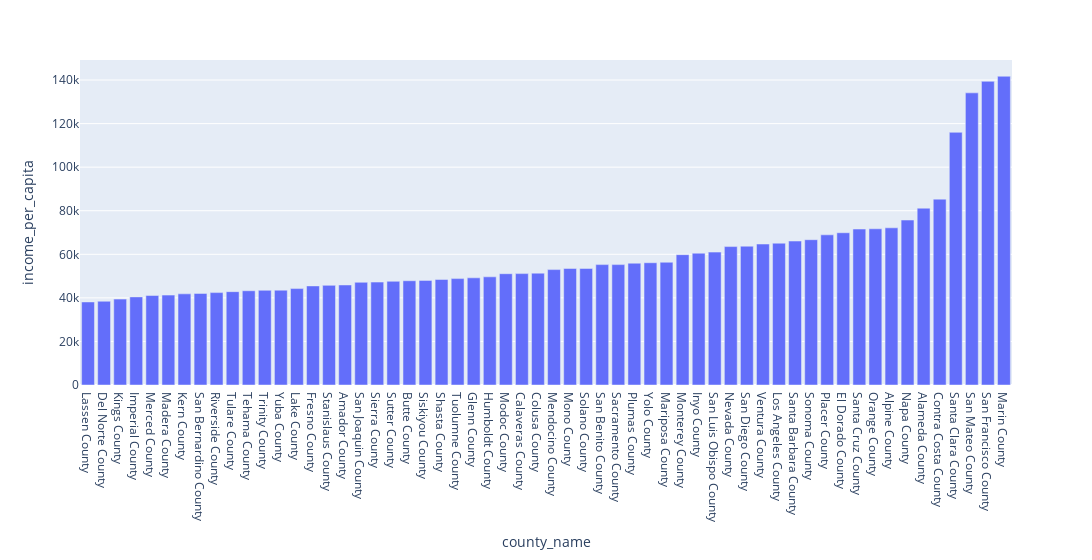

Notebook code cell kept with this figure:
### Code cell
attributes = ['age_median', 'white_ratio', 'income_per_capita']
attribute = attributes[2]
caDem.sort_values(attribute, inplace=True)
px.bar(caDem, x="county_name", y=attribute, width=1300 )

### Figure 1 — Plotly figure (JSON) as saved in the notebook; plotly's stock layout.template omitted (floating-point values rounded to 4 significant figures)
{"data": [{"alignmentgroup": "True", "hovertemplate": "county_name=%{x}<br>income_per_capita=%{y}<extra></extra>", "legendgroup": "", "marker": {"color": "#636efa", "pattern": {"shape": ""}}, "name": "", "offsetgroup": "", "orientation": "v", "showlegend": false, "textposition": "auto", "type": "bar", "x": ["Lassen County", "Del Norte County", "Kings County", "Imperial County", "Merced County", "Madera County", "Kern County", "San Bernardino County", "Riverside County", "Tulare County", "Tehama County", "Trinity County", "Yuba County", "Lake County", "Fresno County", "Stanislaus County", "Amador County", "San Joaquin County", "Sierra County", "Sutter County", "Butte County", "Siskiyou County", "Shasta County", "Tuolumne County", "Glenn County", "Humboldt County", "Modoc County", "Calaveras County", "Colusa County", "Mendocino County", "Mono County", "Solano County", "San Benito County", "Sacramento County", "Plumas County", "Yolo County", "Mariposa County", "Monterey County", "Inyo County", "San Luis Obispo County", "Nevada County", "San Diego County", "Ventura County", "Los Angeles County", "Santa Barbara County", "Sonoma County", "Placer County", "El Dorado County", "Santa Cruz County", "Orange County", "Alpine County", "Napa County", "Alameda County", "Contra Costa County", "Santa Clara County", "San Mateo County", "San Francisco County", "Marin County"], "xaxis": "x", "y": [38130, 38445, 39433, 40447, 41077, 41267, 41843, 42043, 42418, 42845, 43268, 43471, 43536, 44259, 45487, 45742, 45920, 47139, 47245, 47605, 47860, 48021, 48438, 48841, 49194, 49654, 51088, 51131, 51342, 52976, 53500, 53505, 55261, 55266, 55910, 56123, 56354, 59838, 60513, 61004, 63542, 63729, 64715, 65094, 66076, 66700, 68936, 69895, 71592, 71711, 72155, 75717, 81171, 85324, 115997, 134107, 139405, 141735], "yaxis": "y"}], "layout": {"barmode": "relative", "legend": {"tracegroupgap": 0}, "margin": {"t": 60}, "width": 1300, "xaxis": {"anchor": "y", "domain": [0, 1], "title": {"text": "county_name"}}, "yaxis": {"anchor": "x", "domain": [0, 1], "title": {"text": "income_per_capita"}}}}
